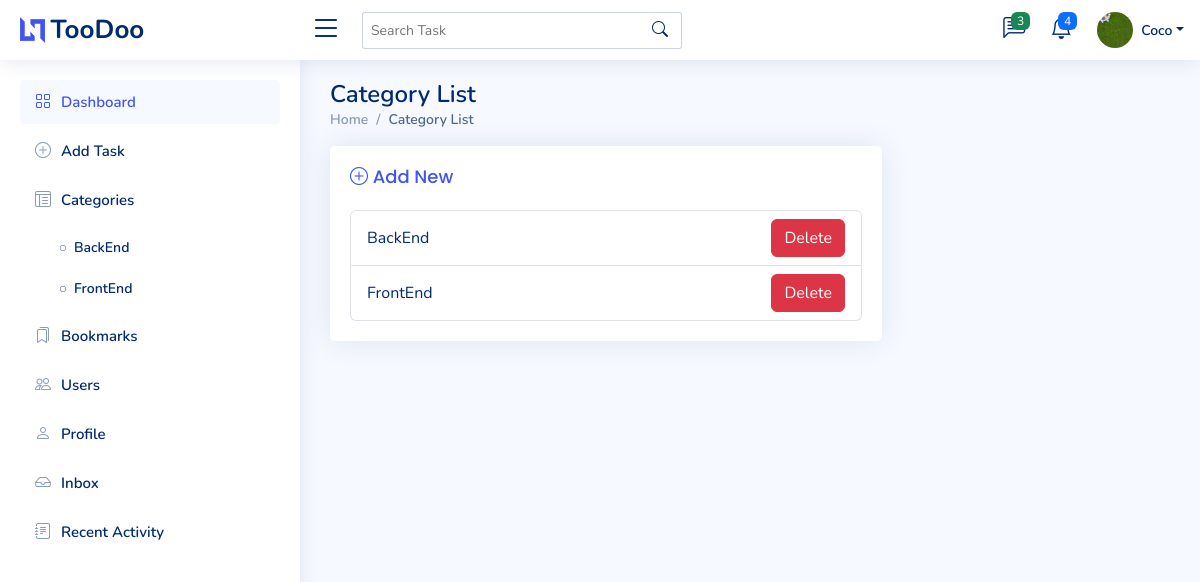
Screenshot of /category_list/ (signed in) with the database file from the repository.
### todo_project/models.py (models this page shows, shortened)
class Profile(models.Model):
    user = models.OneToOneField(User,null=True, on_delete=models.CASCADE)
    username = models.CharField(max_length=100, blank=True)
    email = models.CharField(max_length=100, blank=True)
    bio = models.TextField(blank=True)
    profile_pic = models.ImageField(null=True, blank=True, upload_to='profile_images/', default='profile_images/default-profile-pic.png')
    job_title = models.CharField(max_length=100, blank=True, null=True)
    phone = models.CharField(max_length=100, blank=True, null=True)
    company = models.CharField(max_length=100, blank=True, null=True)
    address = models.CharField(max_length=100, blank=True, null=True)
    x_profile = models.CharField(max_length=100, blank=True, null=True)
    instagram_profile = models.CharField(max_length=100, blank=True, null=True)
    linkedin_profile = models.CharField(max_length=100, blank=True, null=True)
    facebook_profile = models.CharField(max_length=100, blank=True, null=True)

class Category(models.Model):
    name = models.CharField(max_length=50)
    user = models.ForeignKey(User, on_delete=models.CASCADE)
    color = models.CharField(max_length=7, blank=True, default='#FFFFFF')

### todo_project/views.py (the view)
# urls.py: path('category_list/', CategoryListView.as_view(), name='category_list'),
class CategoryListView(LoginRequiredMixin, ListView):
    model = Category
    template_name = 'category_list.html'
    context_object_name = 'categories'

### todo_project/context_processors.py (called while the page is built)
def profile_context(request):              # this pulls the template globally. Context processors are good to be used when you want to pull info to all templates. :d
    if request.user.is_authenticated:
        profile, created = Profile.objects.get_or_create(user=request.user)
        return {'profile': profile}
    return {}

def category_list(request):
    if request.user.is_authenticated:
        categories = Category.objects.all()
    else:
        categories = Category.objects.none()  # No categories for unauthenticated users
    return {'categories': categories}

def latest_conversations(request):
    if request.user.is_authenticated:
        conversations = Conversation.objects.filter(participants=request.user)
        return {
            'latest_conversations': conversations
        }
    return {}

### todo_project/templates/category_list.html (shortened to what this page needs)
{% extends 'base.html' %}
{% block content %}
<main id="main" class="main">
  <div class="pagetitle">
    <h1>Category List</h1>
    <nav>
      <ol class="breadcrumb">
        <li class="breadcrumb-item"><a href="{% url 'task_list' %}">Home</a></li>
        <li class="breadcrumb-item active">Category List</li>
      </ol>
    </nav>
  </div>
  <section class="section">
    <div class="row">
      <div class="col-lg-8">
        <div class="card">
          <div class="card-body" >
            <h5 class="card-title">
              <a href="{% url 'add_category' %}" class="bi bi-plus-circle">      Add New</a>
            </h5>
            <ul class="list-group">
              {% for category in categories %}
              <li class="list-group-item d-flex justify-content-between align-items-center" >
                <a href="{% url 'tasks_by_category' category.id %}" class="a-list">{{ category.name }}</a>
                <a href="{% url 'delete_category' category.id %}" class="btn btn-danger" style="text-decoration: none;">Delete</a>
              </li>
              {% empty %}
              <li class="list-group-item">No categories found.</li>
              {% endfor %}
            </ul>
          </div>
        </div>
      </div>
    </div>
  </section>
</main>
{% endblock %}

### todo_project/templates/base.html (shortened to what this page needs)
{% load static %}
<!DOCTYPE html>
<html lang="en">
<head>
  <link href="{% static 'vendor/bootstrap/css/bootstrap.min.css' %}" rel="stylesheet">
  <link href="{% static 'vendor/bootstrap-icons/bootstrap-icons.css' %}" rel="stylesheet">
  <link href="{% static 'vendor/boxicons/css/boxicons.min.css' %}" rel="stylesheet">
  <link href="{% static 'vendor/remixicon/remixicon.css' %}" rel="stylesheet">
  <link href="{% static 'vendor/simple-datatables/style.css' %}" rel="stylesheet">
  <link href="https://cdnjs.cloudflare.com/ajax/libs/font-awesome/6.4.0/css/all.min.css" rel="stylesheet">
  <link href="{% static 'vendor/tinymce/tinymce.min.js' %}" rel="stylesheet">
  <link href="{% static 'css/style.css' %}" rel="stylesheet">
</head>
<body>
  <header id="header" class="header fixed-top d-flex align-items-center">
    <div class="d-flex align-items-center justify-content-between">
      <a href="{% url 'task_list' %}" class="logo d-flex align-items-center">
        <img src="assets/img/logo.png" alt="">
        <span class="d-none d-lg-block">TooDoo</span>
      </a>
      <i class="bi bi-list toggle-sidebar-btn"></i>
    </div>
    <div class="search-bar">
      <form class="search-form d-flex align-items-center" role="search" method="get" action="{% url 'search_task' %}">
        <input type="text" placeholder="Search Task" aria-label="Search" name="q" value="{{ request.GET.q }}">
        <button type="submit" title="Search"><i class="bi bi-search"></i></button>
      </form>
    </div>
    <nav class="header-nav ms-auto">
      <ul class="d-flex align-items-center">
        <li class="nav-item dropdown">
          <a class="nav-link nav-icon" href="#" data-bs-toggle="dropdown">
            <i class="bi bi-chat-left-text"></i>
            <span class="badge bg-success badge-number">{{ latest_conversations|length }}</span>
          </a>
        </li>
        <li class="nav-item dropdown">
          <a class="nav-link nav-icon" href="#" data-bs-toggle="dropdown">
            <i class="bi bi-bell"></i>
            <span class="badge bg-primary badge-number">4</span>
          </a>
        </li>
        <li class="nav-item dropdown pe-3">
          <a class="nav-link nav-profile d-flex align-items-center pe-0" href="#" data-bs-toggle="dropdown">
            <img src="{{ profile.profile_pic.url }}" alt="Profile" class="rounded-circle">
            <span class="d-none d-md-block dropdown-toggle ps-2">{{ profile.username }}</span>
          </a>
        </li>
      </ul>
    </nav>
  </header>
  <aside id="sidebar" class="sidebar">
    <ul class="sidebar-nav" id="sidebar-nav">
      <li class="nav-item">
        <a class="nav-link" href="{% url 'task_list' %}">
          <i class="bi bi-grid"></i>
          <span>Dashboard</span>
        </a>
      </li>
      <li class="nav-item">
        <a class="nav-link collapsed" href="{% url 'create_task' %}">
          <i class="bi bi-plus-circle"></i>
          <span>Add Task</span>
        </a>
      </li>
      <li class="nav">
        <li class="nav-item">
          <a class="nav-link collapsed" href="{% url 'category_list' %}">
            <i class="bi bi-layout-text-window-reverse"></i><span>Categories</span>
          </a>
          <ul class="nav-content">
            {% for category in categories %}
              <li>
                <a href="{% url 'tasks_by_category' category.id %}">
                  <i class="bi bi-circle"></i><span>{{ category.name }}</span>
                </a>
              </li>
            {% endfor %}
          </ul>
        </li>
      </li>
      <li class="nav-item">
        <a class="nav-link collapsed" href="{% url 'bookmark_list' %}">
          <i class="bi bi-bookmarks"></i>
          <span>Bookmarks</span>
        </a>
      </li>
      <li class="nav-item">
        <a class="nav-link collapsed" href="{% url 'user_list' %}">
          <i class="bi bi-people"></i>
          <span>Users</span>
        </a>
      </li>
      <li class="nav-item">
        <a class="nav-link collapsed" href="{% url 'edit_profile' %}">
          <i class="bi bi-person"></i>
          <span>Profile</span>
        </a>
      </li>
      <li class="nav-item">
        <a class="nav-link collapsed" href="{% url 'inbox' %}">
          <i class="bi bi-inbox"></i>
          <span>Inbox</span>
        </a>
      </li>
      <li class="nav-item">
        <a class="nav-link collapsed" href="{% url 'recent_activity' %}">
          <i class="bi bi-journal-text"></i>
          <span>Recent Activity</span>
        </a>
      </li>
    </ul>
  </aside>
  {% block content %}
  {% endblock %}
</body>
</html>

### static/css/style.css (style rules this page uses)
:root { scroll-behavior: smooth; }
body { font-family: "Nunito", sans-serif; background: #f6f9ff; color: #444444; }
a { color: #4154f1; text-decoration: none; }
h1, h2, h3, h4, h5, h6 { font-family: "Nunito", sans-serif; }
#main { margin-top: 60px; padding: 20px 30px; transition: all 0.3s; }
.pagetitle { margin-bottom: 10px; }
.pagetitle h1 { font-size: 24px; margin-bottom: 0; font-weight: 600; color: #012970; }
.card { margin-bottom: 30px; border: none; border-radius: 5px; box-shadow: 0px 0 30px rgba(1, 41, 112, 0.1); }
.card-title { padding: 20px 0 15px 0; font-size: 18px; font-weight: 500; color: #012970; font-family: "Poppins", sans-serif; }
.card-body { padding: 0 20px 20px 20px; }
.breadcrumb { font-size: 14px; font-family: "Nunito", sans-serif; color: #899bbd; font-weight: 600; }
.breadcrumb a { color: #899bbd; transition: 0.3s; }
.breadcrumb .breadcrumb-item::before { color: #899bbd; }
.breadcrumb .active { color: #51678f; font-weight: 600; }
.logo { line-height: 1; }
@media (min-width: 1200px) { .logo { width: 280px; } }
.logo img { max-height: 26px; margin-right: 6px; }
.logo span { font-size: 26px; font-weight: 700; color: #012970; font-family: "Nunito", sans-serif; }
.header { transition: all 0.5s; z-index: 997; height: 60px; box-shadow: 0px 2px 20px rgba(1, 41, 112, 0.1); background-color: #fff; padding-left: 20px; }
.header .toggle-sidebar-btn { font-size: 32px; padding-left: 10px; cursor: pointer; color: #012970; }
.header .search-bar { min-width: 360px; padding: 0 20px; }
.header .search-form { width: 100%; }
.header .search-form input { border: 0; font-size: 14px; color: #012970; border: 1px solid rgba(1, 41, 112, 0.2); padding: 7px 38px 7px 8px; border-radius: 3px; transition: 0.3s; width: 100%; }
.header .search-form button { border: 0; padding: 0; margin-left: -30px; background: none; }
.header .search-form button i { color: #012970; }
.header-nav ul { list-style: none; }
.header-nav>ul { margin: 0; padding: 0; }
.header-nav .nav-icon { font-size: 22px; color: #012970; margin-right: 25px; position: relative; }
.header-nav .nav-profile { color: #012970; }
.header-nav .nav-profile img { max-height: 36px; }
.header-nav .nav-profile span { font-size: 14px; font-weight: 600; }
.header-nav .badge-number { position: absolute; inset: -2px -5px auto auto; font-weight: normal; font-size: 12px; padding: 3px 6px; }
.sidebar { position: fixed; top: 60px; left: 0; bottom: 0; width: 300px; z-index: 996; transition: all 0.3s; padding: 20px; overflow-y: auto; scrollbar-width: thin; scrollbar-color: #aab7cf transparent; box-shadow: 0px 0px 20px rgba(1, 41, 112, 0.1); background-color: #fff; }
@media (min-width: 1200px) { #main, #footer { margin-left: 300px; } }
.sidebar-nav { padding: 0; margin: 0; list-style: none; }
.sidebar-nav li { padding: 0; margin: 0; list-style: none; }
.sidebar-nav .nav-item { margin-bottom: 5px; }
.sidebar-nav .nav-link { display: flex; align-items: center; font-size: 15px; font-weight: 600; color: #4154f1; transition: 0.3; background: #f6f9ff; padding: 10px 15px; border-radius: 4px; }
.sidebar-nav .nav-link i { font-size: 16px; margin-right: 10px; color: #4154f1; }
.sidebar-nav .nav-link.collapsed { color: #012970; background: #fff; }
.sidebar-nav .nav-link.collapsed i { color: #899bbd; }
.sidebar-nav .nav-content { padding: 5px 0 0 0; margin: 0; list-style: none; }
.sidebar-nav .nav-content a { display: flex; align-items: center; font-size: 14px; font-weight: 600; color: #012970; transition: 0.3; padding: 10px 0 10px 40px; transition: 0.3s; }
.sidebar-nav .nav-content a i { font-size: 6px; margin-right: 8px; line-height: 0; border-radius: 50%; }
.a-list { color: #012970; }

### rows the page displays
Profile: profile_pic (picture), username "Coco"
Category: name "BackEnd"
Category: name "FrontEnd"

### other values shown
{{ latest_conversations|length }} "3"
